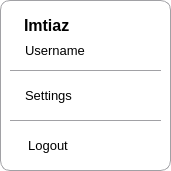
  <widget class="QFrame" name="frame_menu">
   <property name="geometry">
    <rect>
     <x>1420</x>
     <y>190</y>
     <width>171</width>
     <height>171</height>
    </rect>
   </property>
   <property name="styleSheet">
    <string notr="true">background: white;
border-radius: 10px;
border: 1px solid #a1a1a5;</string>
   </property>
   <property name="frameShape">
    <enum>QFrame::StyledPanel</enum>
   </property>
   <property name="frameShadow">
    <enum>QFrame::Raised</enum>
   </property>
   <widget class="QLabel" name="label_name">
    <property name="geometry">
     <rect>
      <x>0</x>
      <y>10</y>
      <width>171</width>
      <height>31</height>
     </rect>
    </property>
    <property name="font">
     <font>
      <family>Segoe UI</family>
      <pointsize>12</pointsize>
      <weight>75</weight>
      <bold>true</bold>
     </font>
    </property>
    <property name="styleSheet">
     <string notr="true">border:none;
background:none;
border-radius:none;
padding-left:20px;</string>
    </property>
    <property name="text">
     <string>Imtiaz</string>
    </property>
   </widget>
   <widget class="QLabel" name="label_username">
    <property name="geometry">
     <rect>
      <x>10</x>
      <y>30</y>
      <width>151</width>
      <height>41</height>
     </rect>
    </property>
    <property name="font">
     <font>
      <family>Segoe UI</family>
      <pointsize>10</pointsize>
     </font>
    </property>
    <property name="styleSheet">
     <string notr="true">border:none;
border-bottom: 1px solid #a1a1a5;
background:none;
border-radius:none;
padding-left:12px;</string>
    </property>
    <property name="text">
     <string>Username</string>
    </property>
   </widget>
   <widget class="QPushButton" name="pushButton_logout">
    <property name="geometry">
     <rect>
      <x>0</x>
      <y>120</y>
      <width>171</width>
      <height>51</height>
     </rect>
    </property>
    <property name="font">
     <font>
      <family>Segoe UI</family>
      <pointsize>10</pointsize>
     </font>
    </property>
    <property name="cursor">
     <cursorShape>PointingHandCursor</cursorShape>
    </property>
    <property name="focusPolicy">
     <enum>Qt::NoFocus</enum>
    </property>
    <property name="styleSheet">
     <string notr="true">padding-right: 75px;
border:none;
background:none;
border-radius:none;</string>
    </property>
    <property name="text">
     <string>Logout</string>
    </property>
   </widget>
   <widget class="QPushButton" name="pushButton_sett">
    <property name="geometry">
     <rect>
      <x>10</x>
      <y>70</y>
      <width>151</width>
      <height>51</height>
     </rect>
    </property>
    <property name="font">
     <font>
      <family>Segoe UI</family>
      <pointsize>10</pointsize>
     </font>
    </property>
    <property name="cursor">
     <cursorShape>PointingHandCursor</cursorShape>
    </property>
    <property name="focusPolicy">
     <enum>Qt::NoFocus</enum>
    </property>
    <property name="styleSheet">
     <string notr="true">border:none;
border-bottom: 1px solid #a1a1a5;
background:none;
border-radius:none;
padding-right:74px;</string>
    </property>
    <property name="text">
     <string>Settings</string>
    </property>
   </widget>
   <widget class="QPushButton" name="pushButton_mdash">
    <property name="geometry">
     <rect>
      <x>0</x>
      <y>10</y>
      <width>171</width>
      <height>51</height>
     </rect>
    </property>
    <property name="font">
     <font>
      <family>Segoe UI</family>
     </font>
    </property>
    <property name="cursor">
     <cursorShape>PointingHandCursor</cursorShape>
    </property>
    <property name="focusPolicy">
     <enum>Qt::NoFocus</enum>
    </property>
    <property name="styleSheet">
     <string notr="true">border:none;
background:none;</string>
    </property>
    <property name="text">
     <string/>
    </property>
   </widget>
  </widget>
